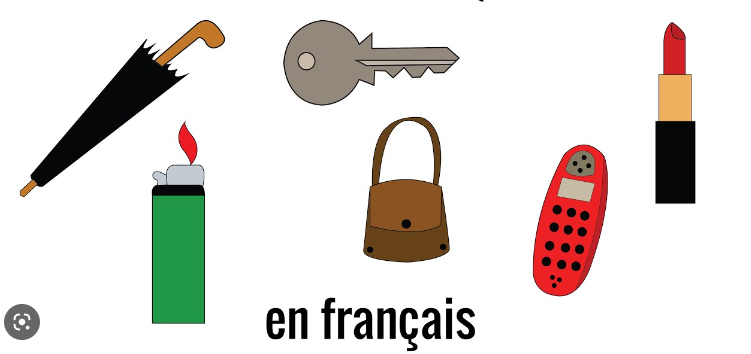
#> input picture OpenCV/Data_Images/objects.png, 751 x 354 px, found by its file name
$ python objectsDetection.py
#> lines starting #> are read from the running program, lines starting #| are printed output that depends on the picture; after the words box and inside, x2 and y2 are one past the last pixel; in counts of white or black regions, pixels touching at a corner belong together
import cv2

#Charger l'image que l'on veut analyser
image = cv2.imread('Side Projects\OpenCV\Data_Images\objects.png')
#> image is the input picture: shape (354, 751, 3); mean B, G, R 217, 221.1, 225.5
cv2.imshow("Initial", image)

#Appliquer le flou Gaussien pour réduire le bruit
image = cv2.GaussianBlur(image, (5,5), 0)
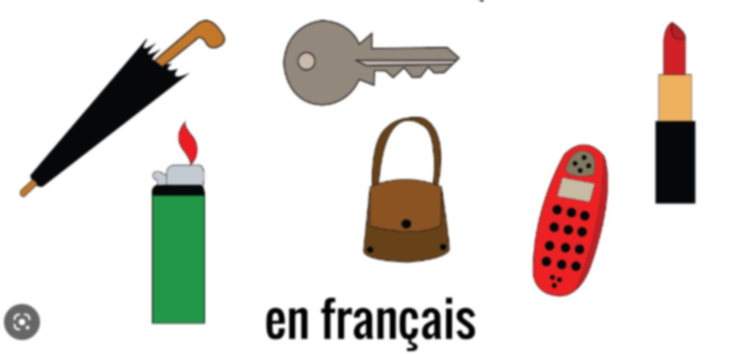
#> image: shape (354, 751, 3); mean B, G, R 217, 221.1, 225.5

#Appliquer le detecteur de contours de Canny
edges = cv2.Canny(image, 100, 200)
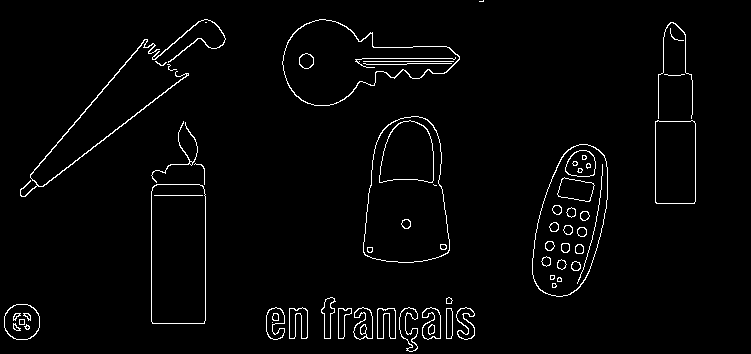
#> edges: shape (354, 751); 2.5% white in thin lines or dots

#Appliquer une dilatation pour connecter les contours
kernel= cv2.getStructuringElement(cv2.MORPH_RECT, (5,5))
edges = cv2.dilate(edges, kernel)
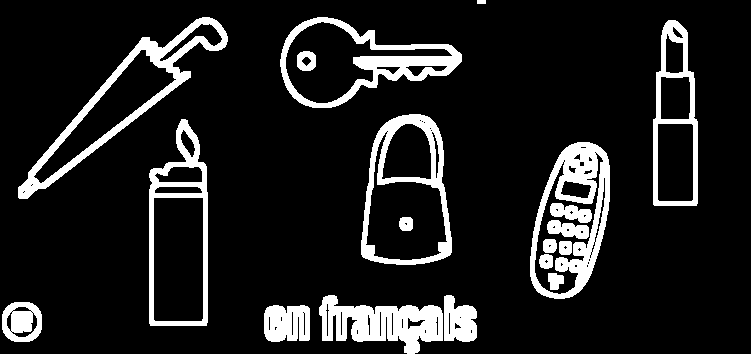
#> edges: shape (354, 751); 12.3% white; 19 white regions

#Trouver les contours dans l'image dilatée
contours, _ = cv2.findContours(edges, cv2.RETR_TREE, cv2.CHAIN_APPROX_SIMPLE)
#> contours = 103 contours, 44 with area under 20; largest, box (x1, y1, x2, y2) and area: (361, 114, 452, 265) 11037, (149, 119, 208, 326) 9990, (280, 17, 462, 108) 9398, (18, 17, 228, 199) 9384, (530, 142, 610, 299) 9210

#Dessiner les contours sur l'image d'origine
cv2.drawContours(image, contours, -1, (0,255,0), 2)
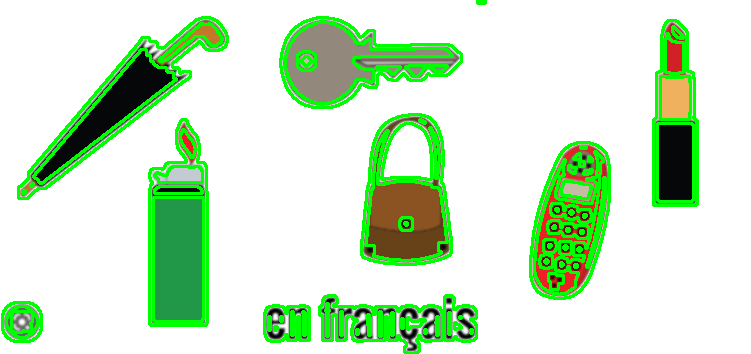
#> image: shape (354, 751, 3); 11.37% of pixels changed, all inside (x1, y1, x2, y2) = (1, 0, 699, 354)

#Afficher le résultat avec les contours dessinés
cv2.imshow("Contours", image)
cv2.waitKey(0)
cv2.destroyAllWindows()

$ run again, with OpenCV/Data_Images/shape.jpg saved as OpenCV/Data_Images/objects.png
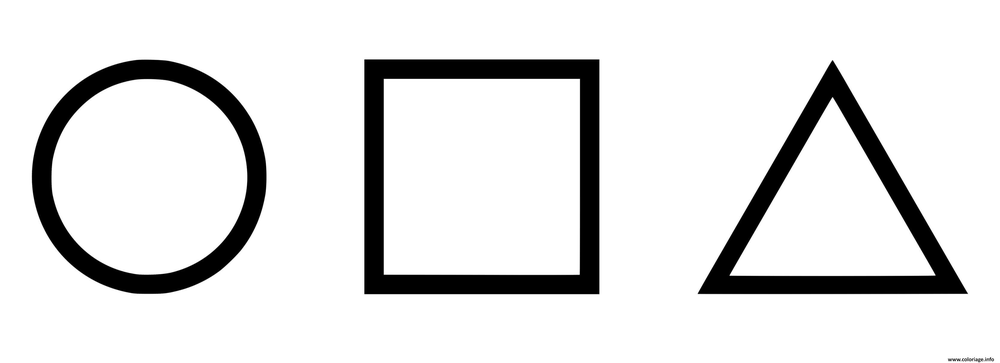
#> input picture OpenCV/Data_Images/shape.jpg, 1000 x 363 px, shrunk from 3334 x 1209 before the run, found by its file name
#> image is the input picture: shape (363, 1000, 3); min 0, max 255, mean 224.7
#> `edges = cv2.dilate(edges, kernel)`:
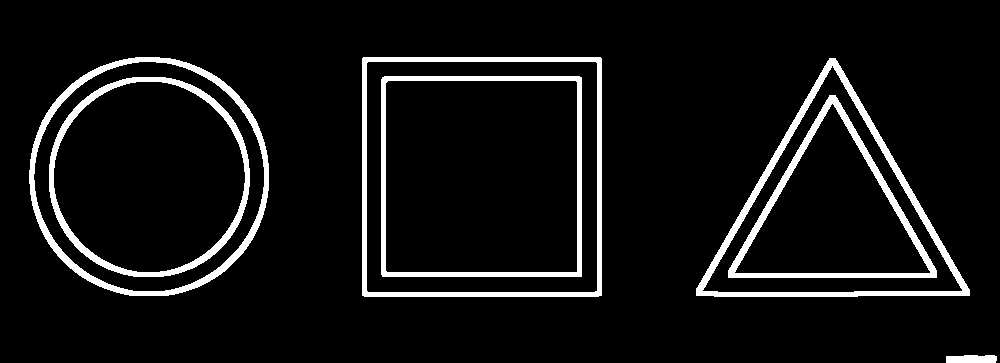
#> edges: shape (363, 1000); 7.2% white; 7 white regions
#> contours = 13 contours; largest, box (x1, y1, x2, y2) and area: (362, 57, 602, 297) 57116, (366, 61, 598, 293) 53352, (29, 57, 269, 296) 45256, (33, 61, 265, 292) 41306, (381, 76, 582, 277) 39993
#> `cv2.drawContours(image, contours, -1, (0,255,0), 2)`:
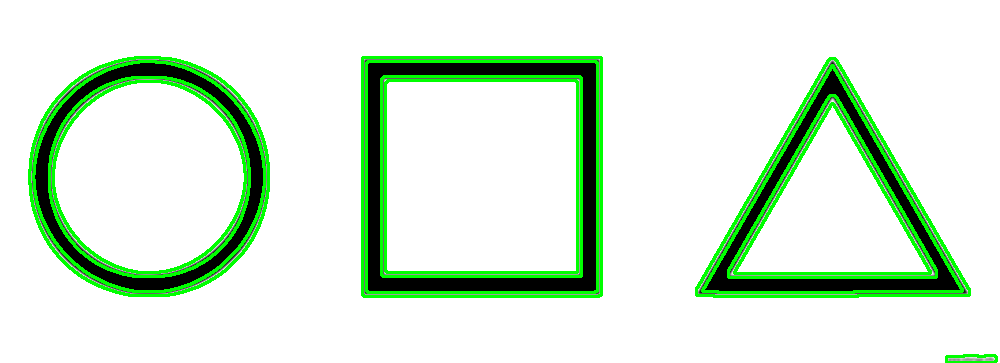
#> image: shape (363, 1000, 3); mean B, G, R 214.2, 234.9, 214.2
